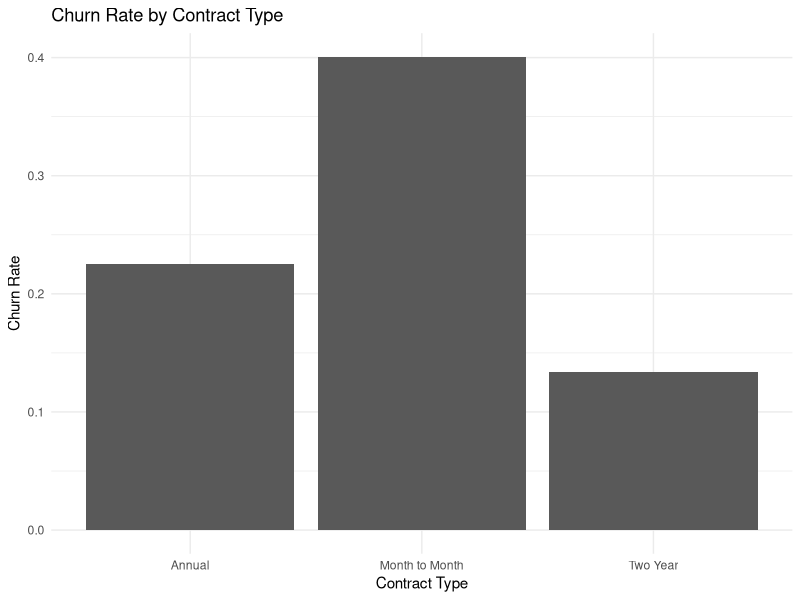
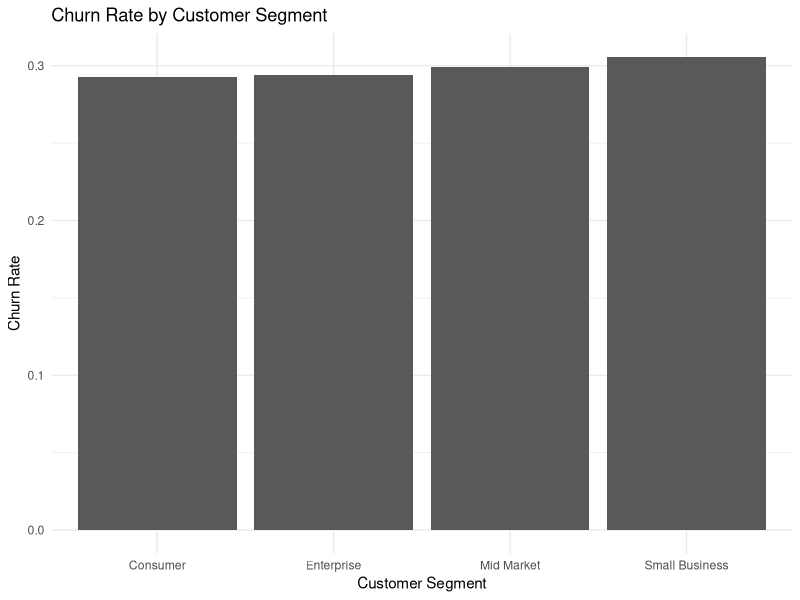
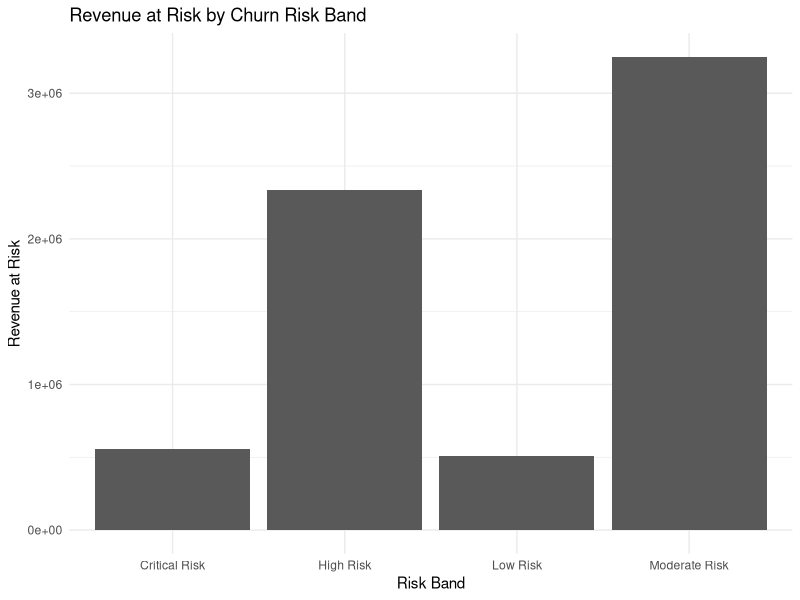
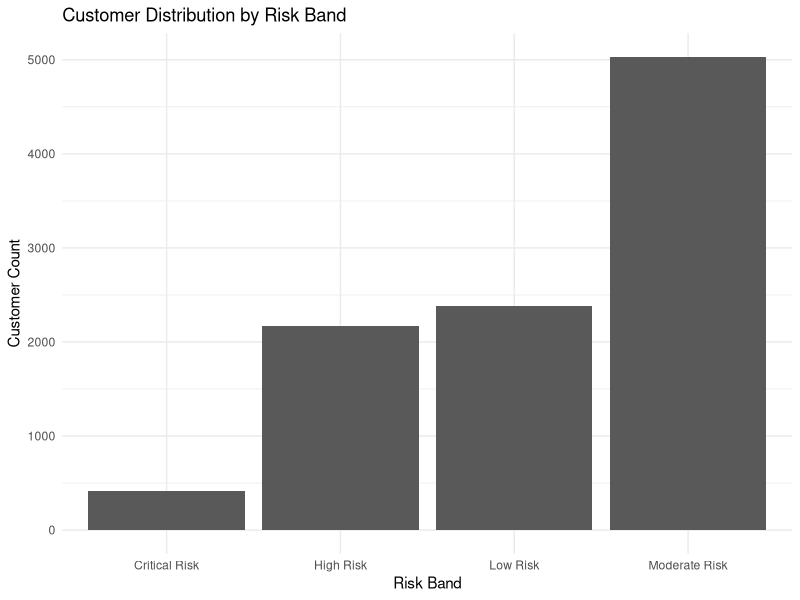
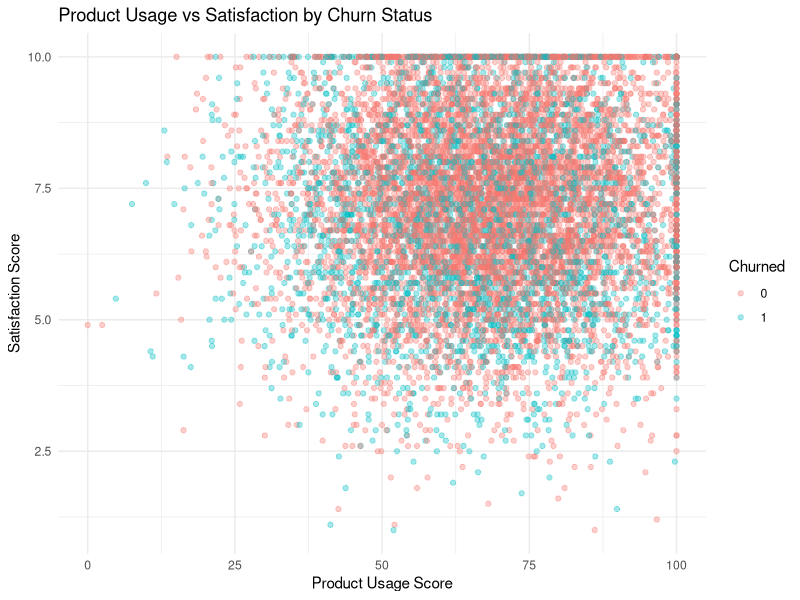
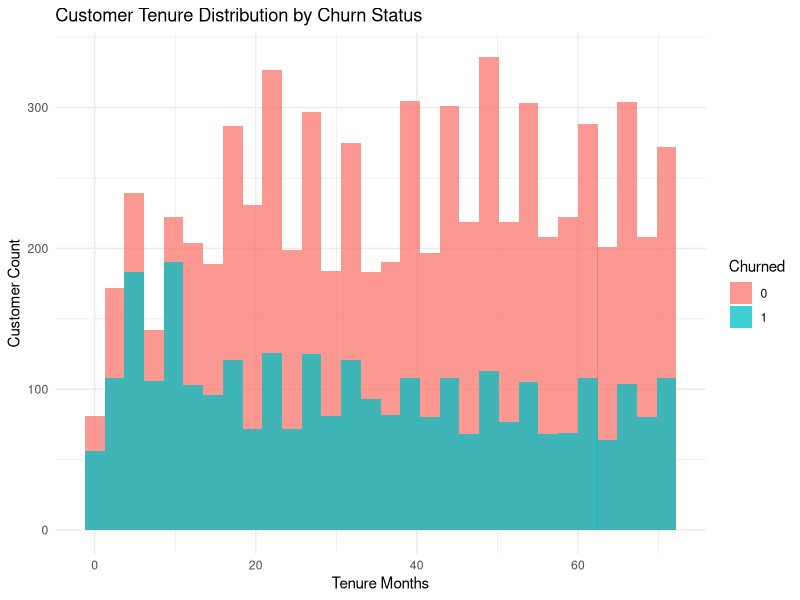
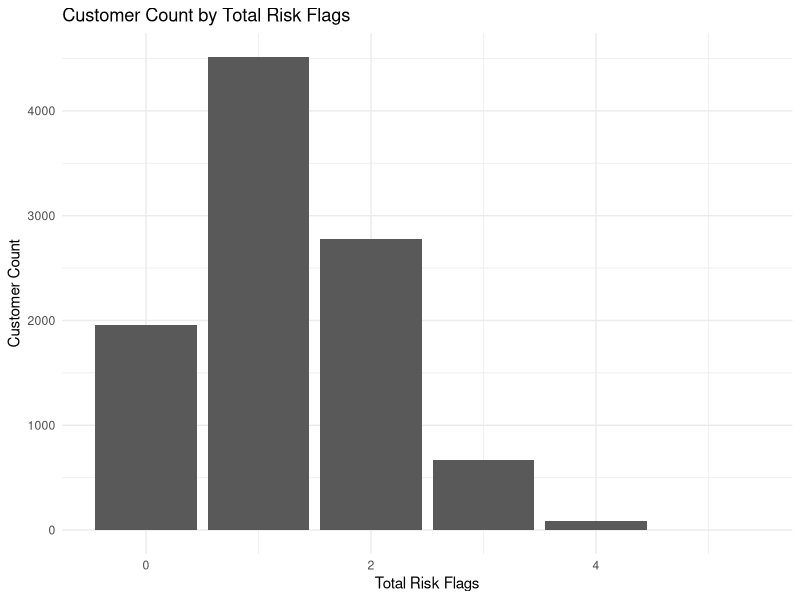

These charts were generated, in order, by the following R code:
# Customer Churn Analysis in R
# Project: 01_Customer_Churn_Analysis_R

packages <- c("dplyr", "readr", "tibble", "caret", "randomForest", "ggplot2")

installed_packages <- rownames(installed.packages())

for (pkg in packages) {
  if (!(pkg %in% installed_packages)) {
    install.packages(pkg)
  }
}

library(dplyr)
library(readr)
library(tibble)
library(caret)
library(randomForest)
library(ggplot2)

dir.create("01_Customer_Churn_Analysis_R/data/raw", recursive = TRUE, showWarnings = FALSE)
dir.create("01_Customer_Churn_Analysis_R/data/cleaned", recursive = TRUE, showWarnings = FALSE)
dir.create("01_Customer_Churn_Analysis_R/images", recursive = TRUE, showWarnings = FALSE)
dir.create("01_Customer_Churn_Analysis_R/outputs", recursive = TRUE, showWarnings = FALSE)

set.seed(42)

num_customers <- 10000

customer_data <- tibble(
  customer_id = 1:num_customers,
  customer_segment = sample(
    c("Small Business", "Mid Market", "Enterprise", "Consumer"),
    num_customers,
    replace = TRUE,
    prob = c(0.35, 0.30, 0.20, 0.15)
  ),
  contract_type = sample(
    c("Month to Month", "Annual", "Two Year"),
    num_customers,
    replace = TRUE,
    prob = c(0.50, 0.35, 0.15)
  ),
  region = sample(
    c("South", "West", "Midwest", "Northeast"),
    num_customers,
    replace = TRUE,
    prob = c(0.32, 0.27, 0.21, 0.20)
  ),
  tenure_months = sample(1:72, num_customers, replace = TRUE),
  monthly_revenue = round(pmax(rnorm(num_customers, mean = 185, sd = 65), 25), 2),
  support_tickets_last_90_days = rpois(num_customers, lambda = 2.2),
  late_payments_last_12_months = rpois(num_customers, lambda = 1.1),
  product_usage_score = round(pmin(pmax(rnorm(num_customers, mean = 68, sd = 18), 0), 100), 2),
  satisfaction_score = round(pmin(pmax(rnorm(num_customers, mean = 7.2, sd = 1.8), 1), 10), 1),
  last_login_days_ago = sample(0:120, num_customers, replace = TRUE),
  discount_percent = sample(
    c(0, 5, 10, 15, 20, 25),
    num_customers,
    replace = TRUE,
    prob = c(0.40, 0.20, 0.17, 0.12, 0.08, 0.03)
  )
)

customer_data <- customer_data %>%
  mutate(
    churn_probability =
      0.08 +
      if_else(contract_type == "Month to Month", 0.18, 0) +
      if_else(tenure_months < 12, 0.12, 0) +
      if_else(support_tickets_last_90_days >= 4, 0.10, 0) +
      if_else(late_payments_last_12_months >= 3, 0.08, 0) +
      if_else(product_usage_score < 45, 0.16, 0) +
      if_else(satisfaction_score < 6, 0.15, 0) +
      if_else(last_login_days_ago > 45, 0.12, 0) -
      if_else(contract_type == "Two Year", 0.08, 0) -
      if_else(tenure_months > 36, 0.06, 0),
    churn_probability = pmin(pmax(churn_probability, 0.02), 0.85),
    churned = rbinom(num_customers, size = 1, prob = churn_probability),
    annual_revenue = round(monthly_revenue * 12, 2),
    customer_lifetime_value = round(monthly_revenue * tenure_months, 2),
    revenue_at_risk = if_else(churned == 1, annual_revenue, 0),
    usage_risk_flag = if_else(product_usage_score < 45, 1, 0),
    satisfaction_risk_flag = if_else(satisfaction_score < 6, 1, 0),
    login_risk_flag = if_else(last_login_days_ago > 45, 1, 0),
    support_risk_flag = if_else(support_tickets_last_90_days >= 4, 1, 0),
    payment_risk_flag = if_else(late_payments_last_12_months >= 3, 1, 0),
    total_risk_flags =
      usage_risk_flag +
      satisfaction_risk_flag +
      login_risk_flag +
      support_risk_flag +
      payment_risk_flag,
    risk_band = case_when(
      churn_probability < 0.20 ~ "Low Risk",
      churn_probability < 0.40 ~ "Moderate Risk",
      churn_probability < 0.60 ~ "High Risk",
      TRUE ~ "Critical Risk"
    )
  )

write_csv(
  customer_data,
  "01_Customer_Churn_Analysis_R/data/raw/customer_churn_10000_rows.csv"
)

segment_summary <- customer_data %>%
  group_by(customer_segment) %>%
  summarise(
    total_customers = n(),
    churned_customers = sum(churned),
    churn_rate = round(mean(churned), 4),
    average_monthly_revenue = round(mean(monthly_revenue), 2),
    average_satisfaction_score = round(mean(satisfaction_score), 2),
    total_revenue_at_risk = round(sum(revenue_at_risk), 2),
    .groups = "drop"
  ) %>%
  arrange(desc(churn_rate))

contract_summary <- customer_data %>%
  group_by(contract_type) %>%
  summarise(
    total_customers = n(),
    churned_customers = sum(churned),
    churn_rate = round(mean(churned), 4),
    average_monthly_revenue = round(mean(monthly_revenue), 2),
    average_tenure_months = round(mean(tenure_months), 2),
    total_revenue_at_risk = round(sum(revenue_at_risk), 2),
    .groups = "drop"
  ) %>%
  arrange(desc(churn_rate))

risk_summary <- customer_data %>%
  group_by(risk_band) %>%
  summarise(
    total_customers = n(),
    churned_customers = sum(churned),
    churn_rate = round(mean(churned), 4),
    average_churn_probability = round(mean(churn_probability), 4),
    total_annual_revenue = round(sum(annual_revenue), 2),
    total_revenue_at_risk = round(sum(revenue_at_risk), 2),
    average_risk_flags = round(mean(total_risk_flags), 2),
    .groups = "drop"
  ) %>%
  arrange(desc(average_churn_probability))

write_csv(
  customer_data,
  "01_Customer_Churn_Analysis_R/data/cleaned/customer_churn_scored_dataset.csv"
)

write_csv(
  segment_summary,
  "01_Customer_Churn_Analysis_R/data/cleaned/segment_churn_summary.csv"
)

write_csv(
  contract_summary,
  "01_Customer_Churn_Analysis_R/data/cleaned/contract_churn_summary.csv"
)

write_csv(
  risk_summary,
  "01_Customer_Churn_Analysis_R/data/cleaned/risk_band_summary.csv"
)

churn_by_contract_plot <- ggplot(contract_summary, aes(x = contract_type, y = churn_rate)) +
  geom_col() +
  labs(
    title = "Churn Rate by Contract Type",
    x = "Contract Type",
    y = "Churn Rate"
  ) +
  theme_minimal()

ggsave(
  "01_Customer_Churn_Analysis_R/images/churn_rate_by_contract_type.png",
  churn_by_contract_plot,
  width = 10,
  height = 6,
  dpi = 300
)

churn_by_segment_plot <- ggplot(segment_summary, aes(x = customer_segment, y = churn_rate)) +
  geom_col() +
  labs(
    title = "Churn Rate by Customer Segment",
    x = "Customer Segment",
    y = "Churn Rate"
  ) +
  theme_minimal()

ggsave(
  "01_Customer_Churn_Analysis_R/images/churn_rate_by_customer_segment.png",
  churn_by_segment_plot,
  width = 10,
  height = 6,
  dpi = 300
)

revenue_at_risk_plot <- ggplot(risk_summary, aes(x = risk_band, y = total_revenue_at_risk)) +
  geom_col() +
  labs(
    title = "Revenue at Risk by Churn Risk Band",
    x = "Risk Band",
    y = "Revenue at Risk"
  ) +
  theme_minimal()

ggsave(
  "01_Customer_Churn_Analysis_R/images/revenue_at_risk_by_risk_band.png",
  revenue_at_risk_plot,
  width = 10,
  height = 6,
  dpi = 300
)

model_data <- customer_data %>%
  mutate(
    churned = factor(churned, levels = c(0, 1), labels = c("No", "Yes")),
    customer_segment = as.factor(customer_segment),
    contract_type = as.factor(contract_type),
    region = as.factor(region)
  )

train_index <- createDataPartition(model_data$churned, p = 0.75, list = FALSE)

train_data <- model_data[train_index, ]
test_data <- model_data[-train_index, ]

logistic_model <- train(
  churned ~ customer_segment +
    contract_type +
    region +
    tenure_months +
    monthly_revenue +
    support_tickets_last_90_days +
    late_payments_last_12_months +
    product_usage_score +
    satisfaction_score +
    last_login_days_ago +
    discount_percent +
    total_risk_flags,
  data = train_data,
  method = "glm",
  family = "binomial",
  trControl = trainControl(method = "none")
)

predictions <- predict(logistic_model, newdata = test_data)

confusion <- confusionMatrix(predictions, test_data$churned, positive = "Yes")

model_metrics <- tibble(
  model = "Logistic Regression",
  accuracy = round(confusion$overall["Accuracy"], 4),
  sensitivity_recall = round(confusion$byClass["Sensitivity"], 4),
  specificity = round(confusion$byClass["Specificity"], 4),
  precision = round(confusion$byClass["Precision"], 4),
  f1_score = round(confusion$byClass["F1"], 4)
)

write_csv(
  model_metrics,
  "01_Customer_Churn_Analysis_R/data/cleaned/model_performance_summary.csv"
)

sink("01_Customer_Churn_Analysis_R/outputs/model_confusion_matrix.txt")
print(confusion)
sink()

risk_distribution_plot <- ggplot(customer_data, aes(x = risk_band)) +
  geom_bar() +
  labs(
    title = "Customer Distribution by Risk Band",
    x = "Risk Band",
    y = "Customer Count"
  ) +
  theme_minimal()

ggsave(
  "01_Customer_Churn_Analysis_R/images/customer_distribution_by_risk_band.png",
  risk_distribution_plot,
  width = 10,
  height = 6,
  dpi = 300
)

usage_satisfaction_plot <- ggplot(
  customer_data,
  aes(x = product_usage_score, y = satisfaction_score, color = factor(churned))
) +
  geom_point(alpha = 0.35) +
  labs(
    title = "Product Usage vs Satisfaction by Churn Status",
    x = "Product Usage Score",
    y = "Satisfaction Score",
    color = "Churned"
  ) +
  theme_minimal()

ggsave(
  "01_Customer_Churn_Analysis_R/images/product_usage_vs_satisfaction_churn.png",
  usage_satisfaction_plot,
  width = 10,
  height = 6,
  dpi = 300
)

tenure_churn_plot <- ggplot(customer_data, aes(x = tenure_months, fill = factor(churned))) +
  geom_histogram(bins = 30, alpha = 0.75, position = "identity") +
  labs(
    title = "Customer Tenure Distribution by Churn Status",
    x = "Tenure Months",
    y = "Customer Count",
    fill = "Churned"
  ) +
  theme_minimal()

ggsave(
  "01_Customer_Churn_Analysis_R/images/tenure_distribution_by_churn_status.png",
  tenure_churn_plot,
  width = 10,
  height = 6,
  dpi = 300
)

risk_flags_plot <- customer_data %>%
  count(total_risk_flags) %>%
  ggplot(aes(x = total_risk_flags, y = n)) +
  geom_col() +
  labs(
    title = "Customer Count by Total Risk Flags",
    x = "Total Risk Flags",
    y = "Customer Count"
  ) +
  theme_minimal()

ggsave(
  "01_Customer_Churn_Analysis_R/images/customer_count_by_total_risk_flags.png",
  risk_flags_plot,
  width = 10,
  height = 6,
  dpi = 300
)

print("R customer churn analysis project completed.")
print(paste("Rows created:", nrow(customer_data)))
print(paste("Overall churn rate:", round(mean(customer_data$churned == 1) * 100, 2), "%"))
print("Files saved to data, images, and outputs folders.")
